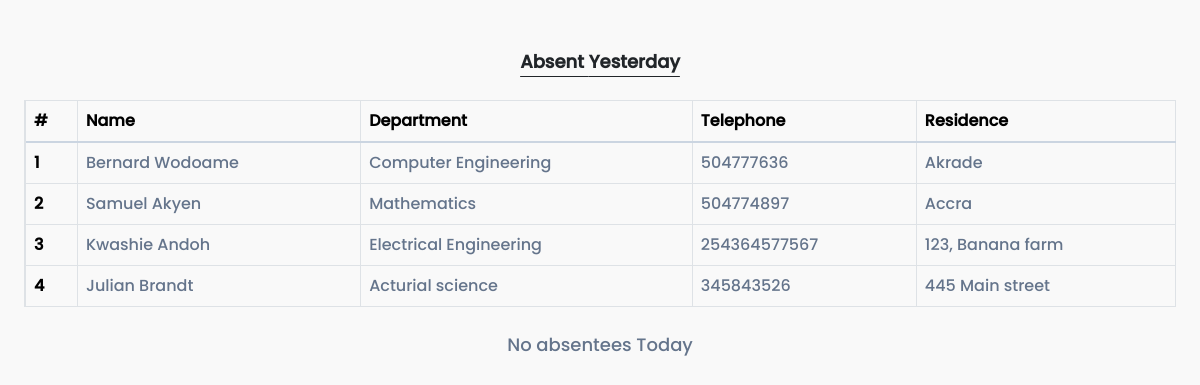
Before: / with the older database file.
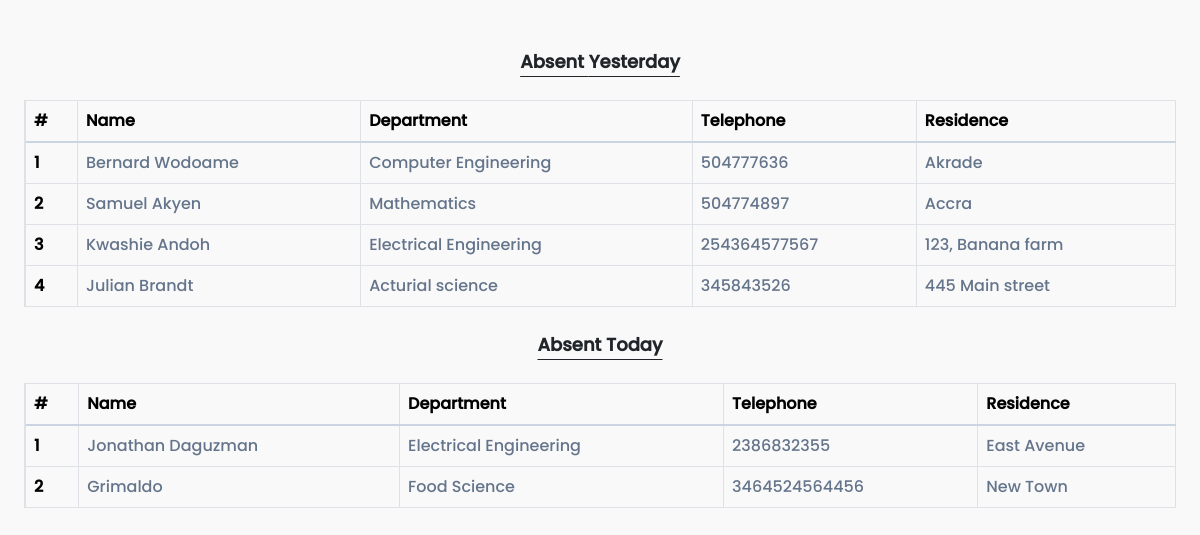
After: the same page with the newer database file.
### core/models.py (models this page shows)
class Absentee(models.Model):
    name = models.CharField(max_length=255)
    phone_number = models.PositiveIntegerField()
    residential_address = models.CharField(max_length=255)
    department = models.CharField(max_length=255)
    date = models.DateField(auto_now_add=True)

### core/views.py (the view)
# urls.py: path('', views.test, name='index'),
def test(request):
    dateToday = datetime.today().date()
    dateYesterday = dateToday + timedelta(days=-1)
    absenteesToday = Absentee.objects.filter(date=dateToday)
    absenteesYesterday = Absentee.objects.filter(date=dateYesterday)
    days = [{'label':'Yesterday', 'list': absenteesYesterday}, {'label':'Today', 'list': absenteesToday}]
    return render(request, 'table.html', {'days': days})

### core/templates/table.html (shortened to what this page needs)
{% extends 'base.html' %}
{% block main_content %}
<main class="m-4 mt-5">
    {% for day in days %}
      {% if day.list %}
        <h1 class="text-center tw-text-lg m-4 fw-bold tw-underline tw-underline-offset-8">Absent {{day.label}}</h1>
        <table class="table table-bordered table-hover">
            <thead>
              <tr>
                <th scope="col" class="tw-border-s-2">#</th>
                <th scope="col">Name</th>
                <th scope="col">Department</th>
                <th scope="col">Telephone</th>
                <th scope="col">Residence</th>
              </tr>
            </thead>
            <tbody class="table-group-divider tw-border-t-slate-300">
              {% for absentee in day.list %}
              <tr class="tw-group">
                <th scope="row" class="group-hover:tw-border-s-proj-yellow tw-border-s-2 row-number">1</th>
                <td>{{absentee.name}}</td>
                <td>{{absentee.department}}</td>
                <td>{{absentee.phone_number}}</td>
                <td>{{absentee.residential_address}}</td>
              </tr>
              {% endfor %}
            </tbody>
        </table>
      {% else%}
        <div class="text-center tw-text-lg m-4 tw-text-slate-500">No absentees {{day.label}}</div>
      {% endif %}
    {% endfor %}
</main>
{% endblock %}

Changed rows visible on the page:
added Absentee: name "Jonathan Daguzman", department "Electrical Engineering", phone_number "2386832355", residential_address "East Avenue", shown under "Today"
added Absentee: name "Grimaldo", department "Food Science", phone_number "3464524564456", residential_address "New Town", shown under "Today"
Other visible differences:
list line gone: "No absentees Today"
new list line: "Absent Today # Name Department Telephone Residence"
